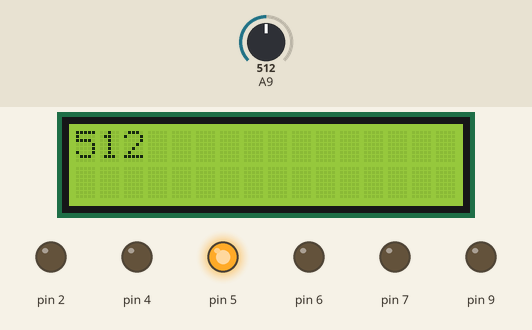
A sketch run on a simulated Arduino Mega 2560, built with avr-gcc and run on an emulated ATmega2560. Shown: 16×2 character LCD, output pins drawn as LEDs (lit = HIGH). The inputs (shaded band) are chosen by the test bench; at power-on: A9 = 512.

Above: at 1.2 s.
1.3 s: A9 set to 716
At 2.0 s:
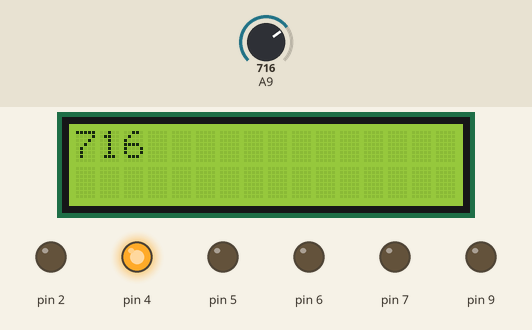
3.0 s: A9 set to 900
At 4.5 s:
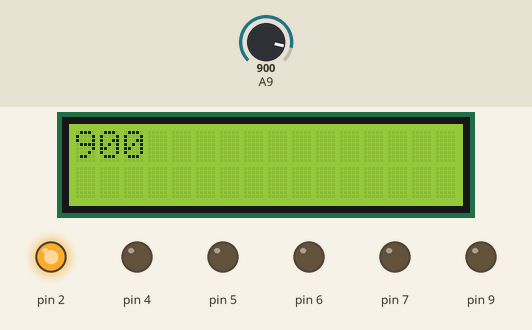
4.8 s: A9 set to 511
At 6.2 s:
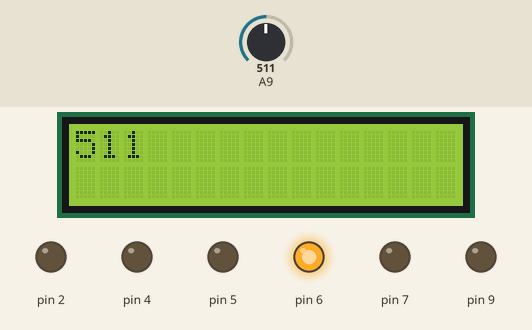
6.6 s: A9 set to 306
At 7.7 s:
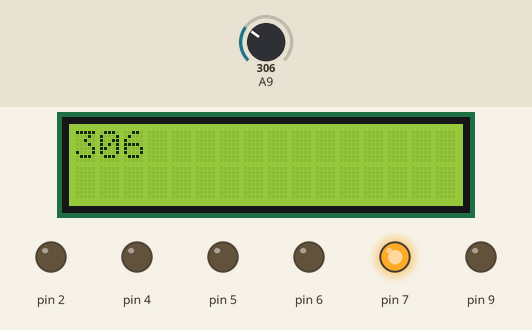
8.3 s: A9 set to 122
At 9.2 s:
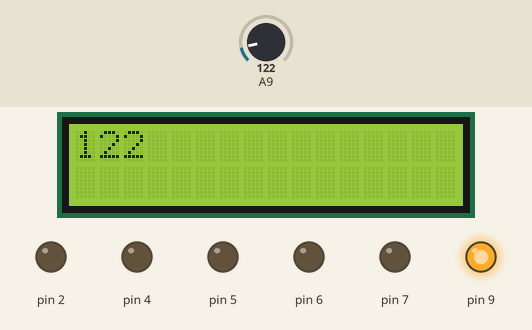
Timing chart, 0 to 11.1 s (numbered marks = the images above; inputs shaded):
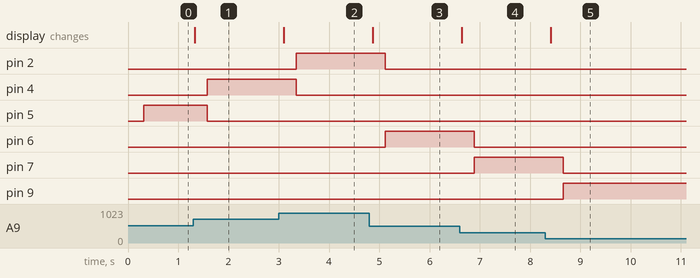

The sketch:

potencjometr.ino
```cpp
#include <ISADefinitions.h>
#include<ISALiquidCrystal.h>
ISALiquidCrystal lcd;
void setup() {
  // put your setup code here, to run once:
  lcd.begin();
}

void loop() {
  // put your main code here, to run repeatedly:
  lcd.clear();
  int pot = analogRead(POT);
    lcd.print(pot);
    delay(250);
    pinMode(LEDS[pot/128],OUTPUT);
    digitalWrite(LEDS[pot/128],HIGH);
    for(int i=0;i<8;i++)
    if(i!=pot/128)digitalWrite(LEDS[i],LOW);
}
```

Measured:
- after the input at 1.3 s, pin 4: LOW → HIGH after 0.28 s; pin 5: HIGH → LOW after 0.28 s; the display: changes at once (image 1)
- after the input at 3.0 s, pin 2: LOW → HIGH after 0.35 s; pin 4: HIGH → LOW after 0.35 s; the display: changes after 0.10 s (image 2)
- after the input at 4.8 s, pin 2: HIGH → LOW after 0.32 s; pin 6: LOW → HIGH after 0.32 s; the display: changes after 0.07 s (image 3)
- after the input at 6.6 s, pin 6: HIGH → LOW after 0.29 s; pin 7: LOW → HIGH after 0.29 s; the display: changes at once (image 4)
- after the input at 8.3 s, pin 7: HIGH → LOW after 0.36 s; pin 9: LOW → HIGH after 0.36 s; the display: changes after 0.11 s (image 5)
